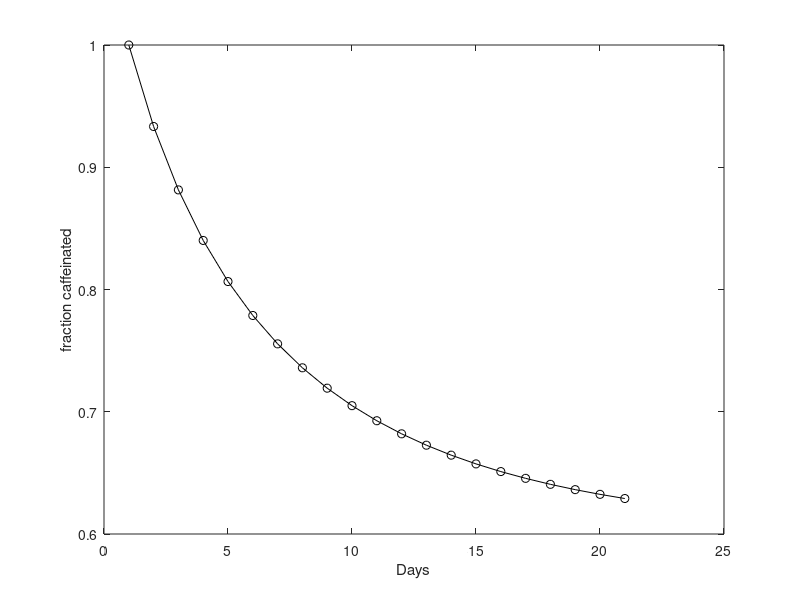

Write the MATLAB code that produced this figure.
% How much caffeine is there in the jar?

% n - number of days
% x - fraction of caffeinated 

nMax = 20; % max number of days to simulate

N = 10; % number of scoops in each jar
x = zeros(1,nMax); % fraction caffeinated
x(1) = 1.0; % initial fraction caffeinated
r=0.1
K=0.6;

for n=1:nMax
    
    x(n+1) = x(n)+r*(1-x(n)/K)*x(n)
 
    
end % finished loop through days

% THE MODEL ^
% ------------------------------------------
% THE BEHAVIOR / THE OUTPUT ? 

figure(1); 
plot(x,'-ok');
ylabel('fraction caffeinated')
xlabel('Days')